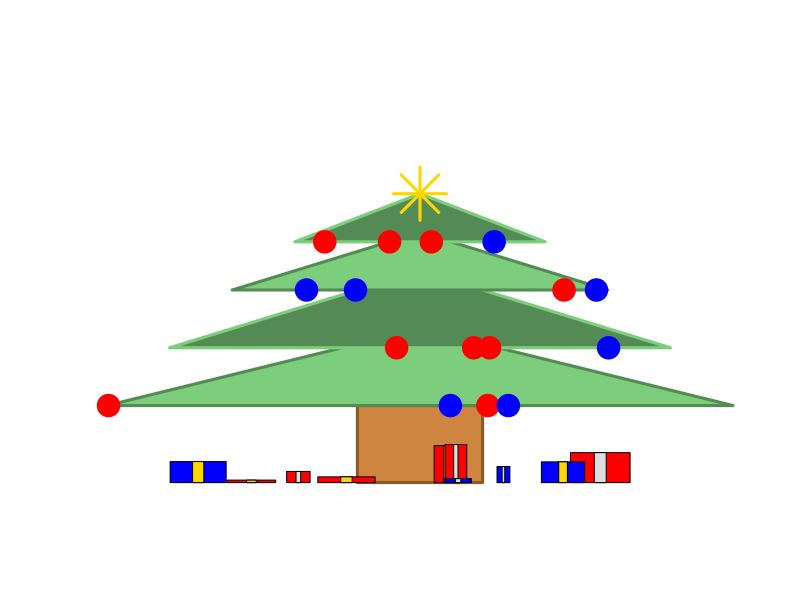

Here is the R script that generated this plot:
plot(1:10,1:10,xlim=c(-5,5),ylim=c(0,10),type="n",xlab="",
ylab="",xaxt="n",yaxt="n",bty="n")

rect(-1,0,1,2,col="tan3",border="tan4",lwd=3)

polygon(c(-5,0,5),c(2,4,2),col="palegreen3",border="palegreen4",lwd=3)

polygon(c(-4,0,4),c(3.5,5.5,3.5),col="palegreen4",border="palegreen3",lwd=3)

polygon(c(-3,0,3),c(5,6.5,5),col="palegreen3",border="palegreen4",lwd=3)

polygon(c(-2,0,2),c(6.25,7.5,6.25),col="palegreen4",border="palegreen3",lwd=3)

points(x=runif(4,-5,5),y=rep(2,4),col=sample(c("blue","red"),
size=4,replace=T),cex=3,pch=19)

points(x=runif(4,-4,4),y=rep(3.5,4),col=sample(c("blue","red"),
size=4,replace=T),cex=3,pch=19)

points(x=runif(4,-3,3),y=rep(5,4),col=sample(c("blue","red"),
size=4,replace=T),cex=3,pch=19)

points(x=runif(4,-2,2),y=rep(6.25,4),col=sample(c("blue","red"),
size=4,replace=T),cex=3,pch=19)

points(0,7.5,pch=8,cex=5,col="gold",lwd=3)
xPres<-runif(10,-4.5,4.5)
xWidth<-runif(10,0.1,0.5)
xHeight<-runif(10,0,1)

for(i in 1:10){
rect(xPres[i]-xWidth[i],0,xPres[i]+xWidth[i],xHeight[i],
col=sample(c("blue","red"),size=1))
rect(xPres[i]-0.2*xWidth[i],0,xPres[i]+0.2*xWidth[i],xHeight[i],
col=sample(c("gold","grey87"),size=1))
}